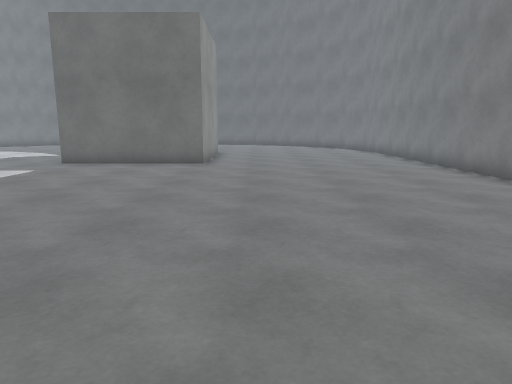
View 1 (above)

17 first-person views from a walk through a Unity game level. The camera is 1.3 m above the floor, tilts 10° down and sees 70° across. The floor is counted in squares, 1 m on a side. Each view is taken from the middle of a square. On the plan, view 1 faces up. The plan holds only what a view shows up to about 15 squares ahead; the rest is blank. The place goes on beyond the plan. The player is left out. Surface patterns are stand-ins for the level's own textures.

View 2
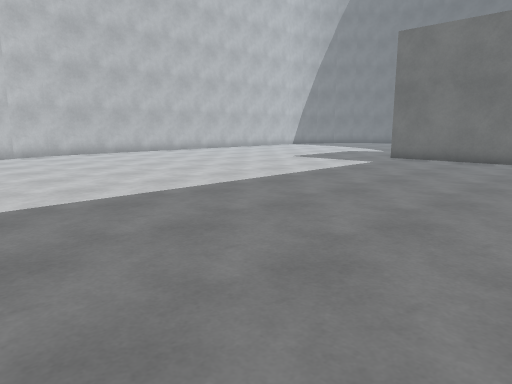

View 3
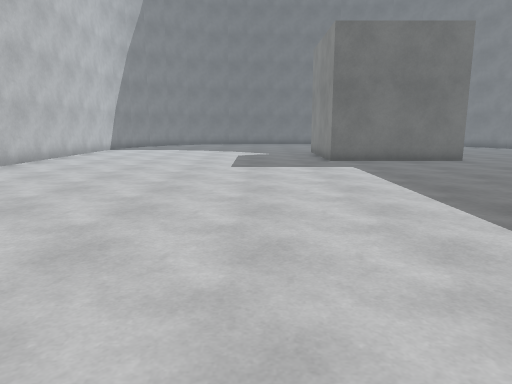

View 4
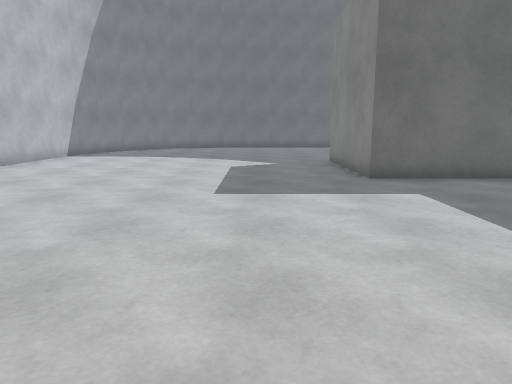

View 5
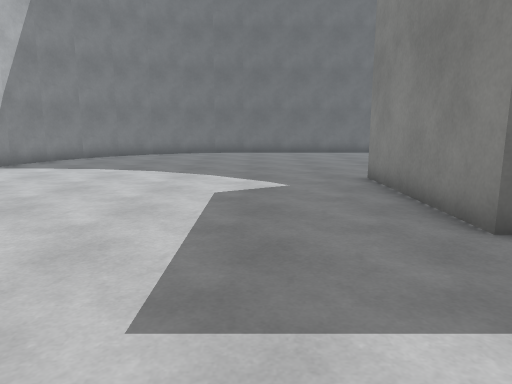

View 6
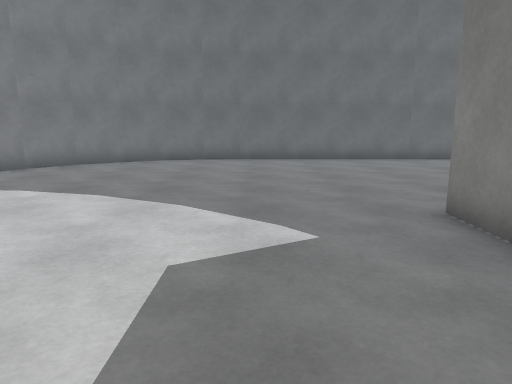

View 7
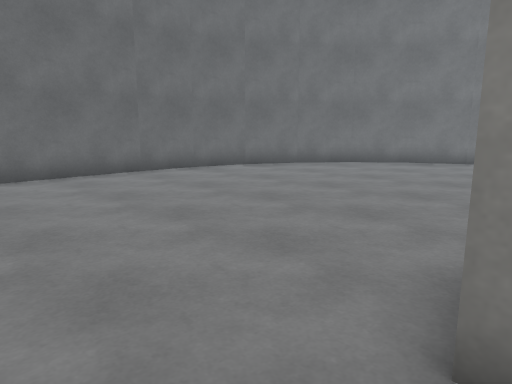

View 8
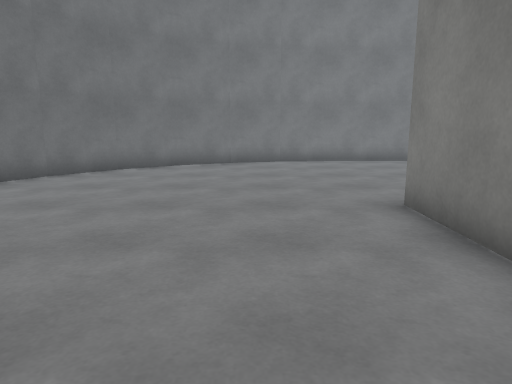

View 9
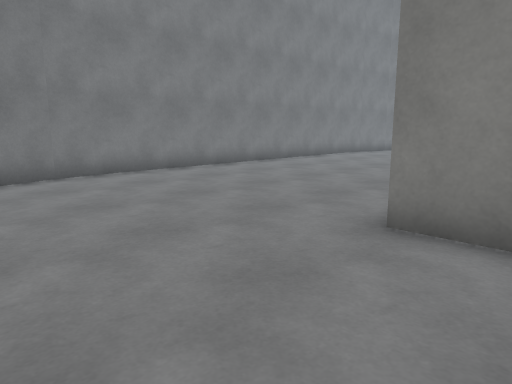

View 10
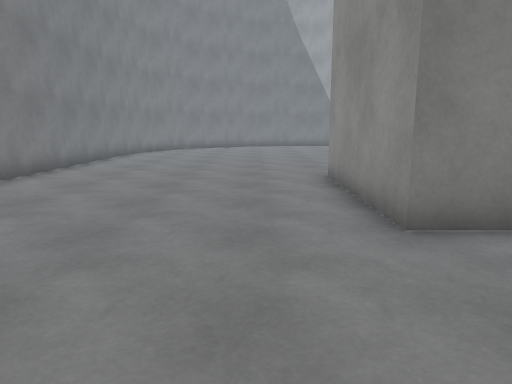

View 11
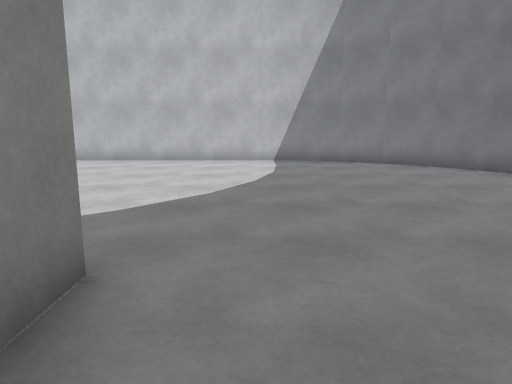

View 12
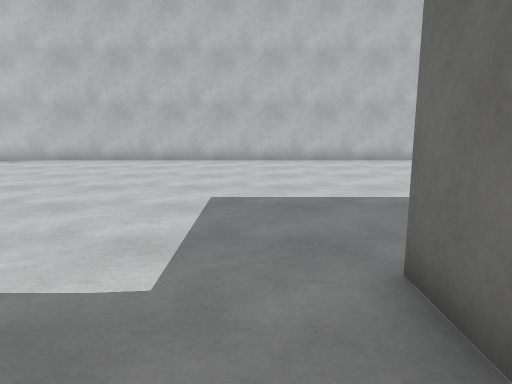

View 13
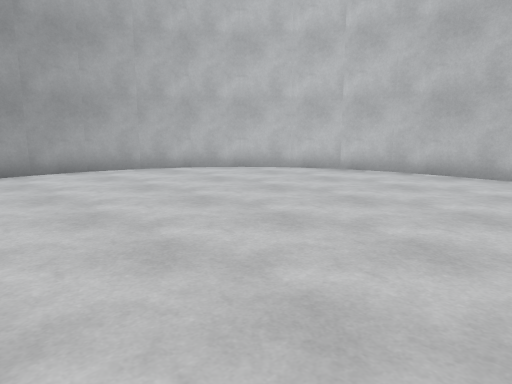

View 14
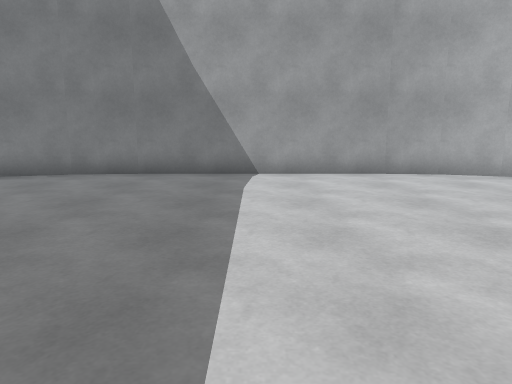

View 15
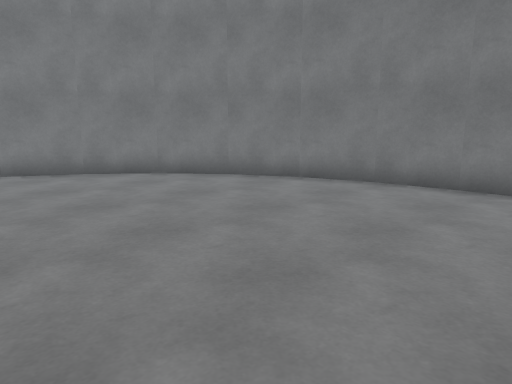

View 16
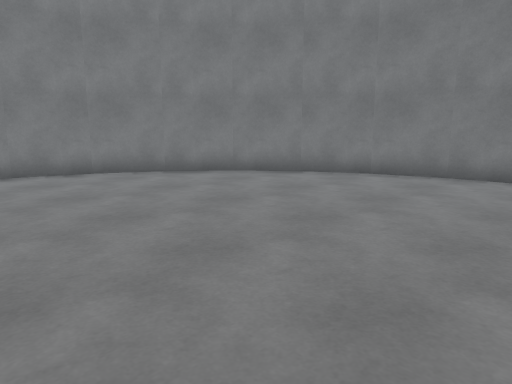

View 17
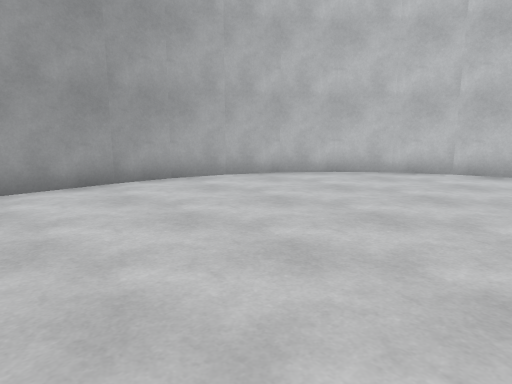

### Floor plan
Points are (right, up) in squares from view 1. A wall is a line through its corners. A room is listed if a view was taken in it or the views show most of it. See-through windows are left out.
Room 1 (views 1, 2, 3, 4, 5, 6, 7, 8, 9, 10, 11, 12, 13, 14, 15, 16, 17)
walls: (-4.5, 18.5) (-1.9, 18.5) (-1.9, 13.3) (-7.1, 13.3) (-7.1, 18.5) (-6, 18.5); (6.3, 7.6) (6.3, 18.2) (6.2, 20.1) (5.6, 22); (-18.7, 4.7) (-18.5, 3.1); (5.6, 2.8) (6.2, 4.9); (-18.7, 20.4) (-18.7, 4.6); (4.7, 1.1) (5.7, 3); (-18.5, 3.2) (-18.1, 1.6); (5.7, 21.9) (4.7, 23.8); (-3.8, -3.4) (-1.8, -3.2); (3.3, -0.5) (4.8, 1.2); (-1.9, -3.2) (0.1, -2.6); (1.8, -1.8) (3.4, -0.4); (4.7, 23.7) (3.4, 25.4); (0, -2.7) (1.9, -1.7); (-18.5, 21.8) (-18.7, 20.3); (-18.1, 1.7) (-17.4, 0.3) (-16.3, -1.1); (-10.8, -3.4) (-3.6, -3.4); (3.4, 25.3) (1.8, 26.6) (-0.1, 27.6); (-12.2, -3.2) (-10.6, -3.4); (-3.6, 28.3) (-10.8, 28.3); (-18.1, 23.3) (-18.5, 21.6); (-16.3, -1) (-15, -2.1); (-1.8, 28.1) (-3.7, 28.3); (0.1, 27.5) (-1.9, 28.1); (-13.7, -2.8) (-12.1, -3.2); (-15.1, -2) (-13.6, -2.8); (-17.3, 24.6) (-18.1, 23.1); (-10.6, 28.3) (-12.2, 28.1); (-12.1, 28.1) (-13.7, 27.7); (-13.5, 27.7) (-15.1, 26.9); (-15, 27) (-16.3, 25.9) (-17.4, 24.6)

Where each view was taken, in squares from view 1:
view 1: 0 up, 0 right, facing up
view 2: 2 down, 0 right, facing up-left
view 3: 1 down, 10 left, facing up
view 4: 4 up, 10 left, facing up
view 5: 9 up, 10 left, facing up
view 6: 13 up, 10 left, facing up
view 7: 18 up, 9 left, facing up-right
view 8: 21 up, 8 left, facing right
view 9: 23 up, 4 left, facing down-right
view 10: 23 up, 0 right, facing down
view 11: 20 up, 4 left, facing left
view 12: 12 up, 4 left, facing left
view 13: 8 up, 8 left, facing down-left
view 14: 7 up, 7 left, facing down
view 15: 5 up, 6 left, facing down-right
view 16: 7 up, 5 left, facing down-right
view 17: 5 up, 7 left, facing down-left
